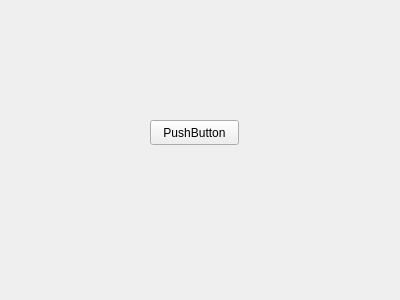
<?xml version="1.0" encoding="UTF-8"?>
<ui version="4.0">
 <class>SubWidget</class>
 <widget class="QWidget" name="SubWidget">
  <property name="geometry">
   <rect>
    <x>0</x>
    <y>0</y>
    <width>400</width>
    <height>300</height>
   </rect>
  </property>
  <property name="windowTitle">
   <string>Form</string>
  </property>
  <widget class="QPushButton" name="pushButton">
   <property name="geometry">
    <rect>
     <x>150</x>
     <y>120</y>
     <width>89</width>
     <height>25</height>
    </rect>
   </property>
   <property name="text">
    <string>PushButton</string>
   </property>
  </widget>
 </widget>
 <resources/>
 <connections/>
</ui>
